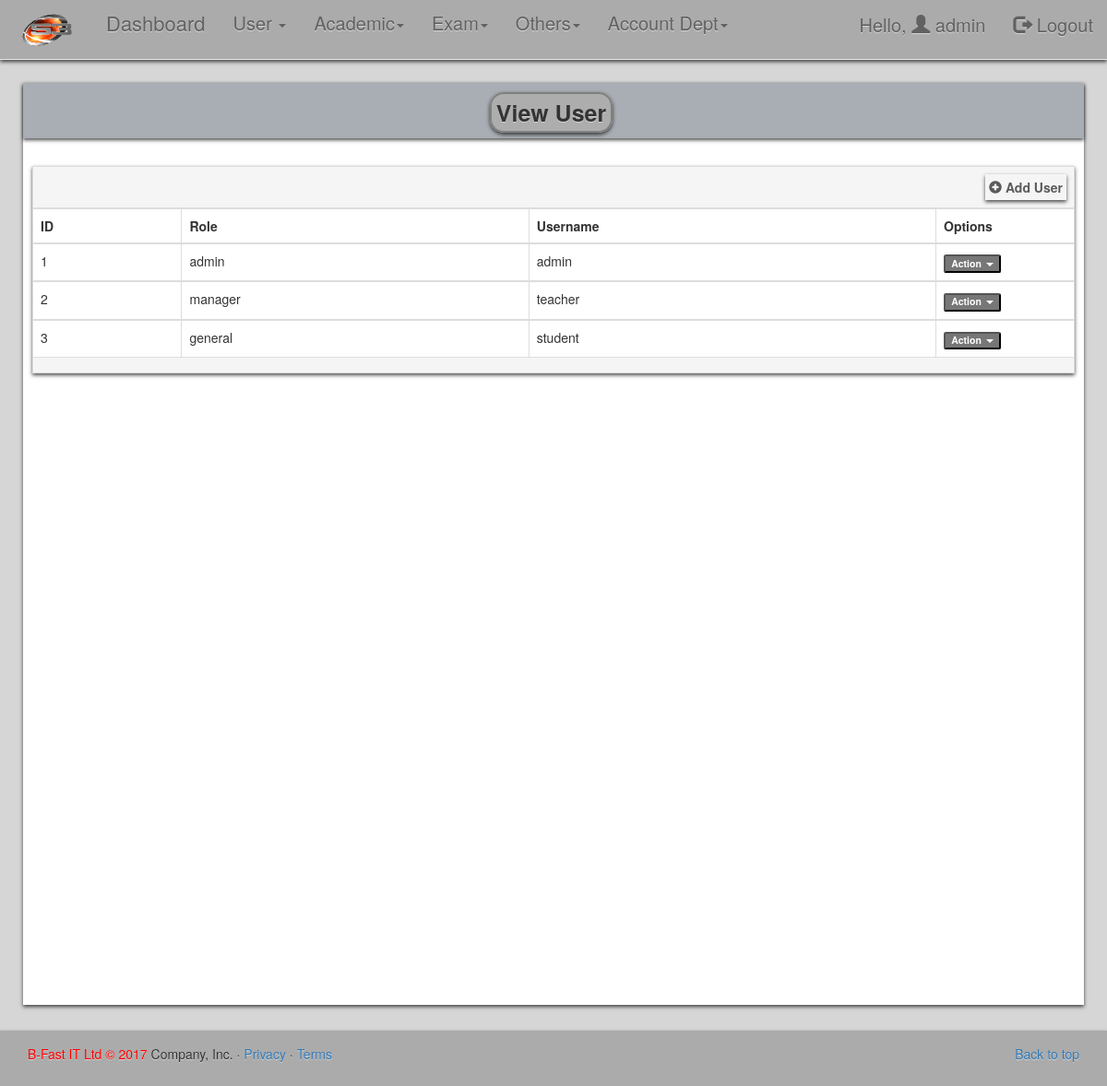
The page /home.php?item=4 (signed in) on the database its author committed.
### tables this page shows
CREATE TABLE `sayuser` (
  `id` int(10) NOT NULL,
  `username` varchar(20) DEFAULT NULL,
  `password` varchar(40) DEFAULT NULL,
  `role_id` int(10) DEFAULT NULL,
  `gender` varchar(40) DEFAULT NULL,
  `email` varchar(45) DEFAULT NULL,
  `address` varchar(257) DEFAULT NULL,
  `mobile` varchar(15) DEFAULT NULL,
  `join_date` date DEFAULT NULL
);

CREATE TABLE `sayrole` (
  `id` int(10) NOT NULL,
  `name` varchar(20) DEFAULT NULL
);

### include/user/view_user.php (the view, shortened to what this page needs)
 <h2 class='styl boxshadow'><span class='style boxshadow'>View User </span></h2>
<?php
  $user_table=$db->query("select u.id,r.name,u.username,u.password from sayuser as u, sayrole as r where r.id=u.role_id");
  echo "<div style='margin:10px' class='boxshadow'><table class='table table-bordered table table-hover'>";
 echo "<thead><tr><td colspan='4' style='background-color:#F5F5F5'>&nbsp;<span class=' boxshadow ' style='float:right; padding:4px'><a href=''  style='font-weight:bold; color:#5A5A5A; text-decoration:none'><i class='glyphicon glyphicon-plus-sign'></i>  Add User</a></span></td></tr>";
  echo "<tr><th >ID</th><th>Role</th><th>Username</th><th  width='150'>Options</th></tr></thead>";
  while(list($id,$role_name,$username)=$user_table->fetch_row()):?>
 <tbody>
	<tr>
	<td ><?php echo $id?></td>
	 <td><?php echo $role_name?></td>
	<td><?php echo $username?></td>
	 <td>
	<div class="btn-group">
       <button type="button" class="label label-default btn-sm dropdown-toggle" data-toggle="dropdown">
        Action <span class="caret"></span></button>
      </div>
	</td>
	 </tr>
 <?php endwhile ?>
 <tr>
 	<td colspan='4'  style='background-color:#F5F5F5'></td>
 </tr>
 </tbody>
 </table>
 </div>

### home.php (shortened to what this page needs)
<!doctype html>
<html>
<head>
<?php
 include("css_lib.php")
?>
</head>
<body>
<div class="col-md-12" style="">
  <div class="row header">
  <?php include("header.php");?>
  </div>
  <div class="row body ">
    <?php
	 if($_SESSION["s_role_id"]=="1"){
	   include("placeholder_admin.php");
	 }else if($_SESSION["s_role_id"]=="2"){
	   include("placeholder_manager.php");
	 }else if($_SESSION["s_role_id"]=="3"){
	   include("placeholder_general.php");
	 }
	?>
  </div>
  <div class="row footer">
    <?php include("footer.php");?>
  </div>
</div>
</body>
</html>

### css_lib.php (shortened to what this page needs)
<link href="css/style.css" rel="stylesheet"/>
<link href="css/class.css" rel="stylesheet"/>
<link href="css/custom.css" rel="stylesheet" type="text/css" />
<link rel="stylesheet" href="https://maxcdn.bootstrapcdn.com/bootstrap/3.3.7/css/bootstrap.min.css" >
  <link rel="stylesheet" href="//cdnjs.cloudflare.com/ajax/libs/bootstrap-select/1.6.3/css/bootstrap-select.min.css" />
<link href="css3/style.css" rel="stylesheet" type="text/css"/>
<link href="http://ajax.googleapis.com/ajax/libs/jqueryui/1.12.1/themes/base/jquery-ui.css" rel="stylesheet" type="text/css"/>
<link href="css/jquery.numpad.css" rel="stylesheet" type="text/css"/>
<link href="css/numpadstyle.css" rel="stylesheet" type="text/css"/>

### header.php
<div class="nav">
     <?php
	   if($_SESSION["s_role_id"]=="1"){
	     include("nav_admin.php");
	   }else if($_SESSION["s_role_id"]=="2"){
		 include("nav_manager.php");
	   }else if($_SESSION["s_role_id"]=="3"){
		 include("nav_general.php");
	   }
	 ?>
</div>

### nav_admin.php (shortened to what this page needs)
<link href="css/style.css" rel="stylesheet"/>
<nav class="navbar navbar-default navbar-fixed-top boxshadow" style="background:#ABABAB; min-height:65px;">
    <div class="container-fluid">
		<div class="navbar-header">
		 <a class="navbar-brand" href="home.php"><img src="images/himg.png" width="70" height='35'/></a>
    </div>
     <div class="collapse navbar-collapse" id="bs-example-navbar-collapse-1" >
        <ul class="nav navbar-nav" >
            <li><a href="home.php" style="color:#616161;font-size:22px; "> Dashboard</a></li>
         <li class="dropdown">
           <a href="#" class="dropdown-toggle" data-toggle="dropdown" role="button" aria-haspopup="true" aria-expanded="false"  style="color:#616161;font-size:20px">User <span class="caret"></span></a>
          </li>
         <li class="dropdown">
            <a href="#" class="dropdown-toggle" data-toggle="dropdown" role="button" aria-haspopup="true" aria-expanded="false" style="color:#616161;font-size:20px">Academic<span class="caret"></span></a>
          </li>
           <li class="dropdown">
            <a href="#" class="dropdown-toggle" data-toggle="dropdown" role="button" aria-haspopup="true" aria-expanded="false" style="color:#616161;font-size:20px">Exam<span class="caret"></span></a>
          </li>
		   <li class="dropdown">
            <a href="#" class="dropdown-toggle " data-toggle="dropdown" role="button" aria-haspopup="true" aria-expanded="false" style="color:#616161;font-size:20px">Others<span class="caret"></span></a>
          </li>
			 <li class="dropdown" >
            <a href="#" class="dropdown-toggle" data-toggle="dropdown" role="button" aria-haspopup="true" aria-expanded="false" style="color:#616161;font-size:20px">Account Dept<span class="caret"></span></a>
          </li>
        </ul>
         <ul class="nav navbar-nav navbar-right">
          <li><a href="#" style="color:#616161;font-size:20px">Hello,   <i class='glyphicon glyphicon-user'></i>  <?php echo $_SESSION["s_username"]?></a></li>
          <li><a href="logout.php" style="color:#616161;font-size:20px">   <i class='glyphicon glyphicon-log-out'></i> Logout</a></li>
        </ul>
      </div>
    </div>
</nav>

### placeholder_admin.php (shortened to what this page needs)
<?php
  if(isset($_GET["item"])){
		 $item=$_GET["item"];
		 if($item==1){
			 include("include/user/add_user.php");
		 }else if($item==2){
			 include("include/user/edit_user.php");
		 }else if($item==3){
			 include("include/user/delete_user.php");
		 }else if($item==4){
			 include("include/user/view_user.php");
		 }else if($item==5){
			 include("include/student/add_student.php");
		 }else if($item==6){
			 include("include/student/edit_student.php");
		 }else if($item==7){
			 include("include/student/delete_student.php");
		 }else if($item==8){
			 include("include/student/view_student.php");
		 }else if($item==9){
			 include("include/teacher/add_teacher.php");
		 }else if($item==10){
			 include("include/teacher/edit_teacher.php");
		 }else if($item==11){
			 include("include/teacher/delete_teacher.php");
		 }else if($item==12){
			 include("include/teacher/view_teacher.php");
		 }else if($item==13){
			 include("include/stfee/add_fee.php");
		 }else if($item==14){
			 include("include/stfee/edit_fee.php");
		 }else if($item==15){
			 include("include/stfee/delete_fee.php");
		 }else if($item==16){
			 include("include/stfee/view_fee.php");
		 }else if($item==17){
			 include("include/student/count_student.php");
		 }else if($item==18){
			 include("include/book/add_book.php");
		 }else if($item==19){
			 include("include/book/edit_book.php");
		 }else if($item==20){
			 include("include/book/delete_book.php");
		 }else if($item==21){
			 include("include/book/view_book.php");
		 }else if($item==22){
			 include("include/dashboard/dashboard.php");
		 }else if($item==23){
			 include("include/student/student_profile.php");
		 }else if($item==24){
			 include("include/user/user_profile.php");
		 }else if($item==25){
			 include("include/data/datatable.php");
		 }else if($item==26){
			 include("include/class/add_class.php");
		 }else if($item==27){
			 include("include/class/view_class.php");
		 }else if($item==28){
			 include("include/class/edit_class.php");
		 }else if($item==29){
			 include("include/section/add_section.php");
		 }else if($item==30){
			 include("include/section/view_section.php");
		 }else if($item==31){
			 include("include/section/edit_section.php");
		 }else if($item==32){
			 include("include/session/add_session.php");
		 }else if($item==33){
			 include("include/session/view_session.php");
		 }else if($item==34){
			 include("include/session/edit_session.php");
		 }else if($item==35){
			 include("include/teacher/teacher_profile.php");
		 }else if($item==36){
			 include("include/parents/add_parents.php");
		 }else if($item==37){
			 include("include/parents/view_parents.php");
		 }else if($item==38){
			 include("include/parents/edit_parents.php");
		 }else if($item==39){
			 include("include/parents/parents_profile.php");
		 }else if($item==40){
			 include("include/source/add_source.php");
		 }else if($item==41){
			 include("include/source/view_source.php");
		 }else if($item==42){
			 include("include/source/edit_source.php");
		 }else if($item==43){
			 include("include/income/view_income.php");
		 }else if($item==44){
			 include("include/income/edit_income.php");
		 }else if($item==45){
			 include("include/income/add_otherincome.php");
		 }else if($item==46){
			 include("include/income/view_allincome.php");
		 }else if($item==47){
			 include("include/exp/add_teachersalary.php");
		 }else if($item==48){
			 include("include/exp/view_teachersalary.php");
		 }else if($item==49){
			 include("include/exp/edit_teachersalary.php");
		 }else if($item==50){
			 include("include/exp/add_otherexp.php");
		 }else if($item==51){
			 include("include/exp/view_otherexp.php");
		 }else if($item==52){
			 include("include/exp/edit_otherexp.php");
		 }else if($item==53){
			 include("include/exp/view_allotherexp.php");
		 }else if($item==54){
			 include("include/balance/view_balancereport.php");
		 }else if($item==55){
			 include("include/subject/add_subject.php");
		 }else if($item==56){
			 include("include/subject/view_subject.php");
		 }else if($item==57){
			 include("include/subject/edit_subject.php");
		 }else if($item==58){
			 include("include/exam/add_exam.php");
		 }else if($item==59){
			 include("include/exam/view_exam.php");
		 }else if($item==60){
			 include("include/exam/edit_exam.php");
		 }else if($item==61){
			 include("include/mark/add_mark.php");
		 }else if($item==62){
			 include("include/mark/view_mark.php");
		 }else if($item==63){
			 include("include/mark/edit_mark.php");
		 }else if($item==64){
			 include("include/grade/add_grade.php");
		 }else if($item==65){
			 include("include/grade/view_grade.php");
		 }else if($item==66){
			 include("include/grade/edit_grade.php");
		 }else if($item==67){
			 include("include/promotion/add_promotion.php");
		 }else if($item==68){
			 include("include/promotion/view_promotion.php");
		 }else if($item==69){
			 include("include/promotion/edit_promotion.php");
		 }else if($item==70){
			 include("include/result/view_result.php");
		 }else if($item==71){
			 include("include/attendence/create_attendance.php");
		 }else if($item==72){
			 include("include/attendence/view_attendance.php");
		 }else if($item==73){
			 include("include/attendence/edit_attendance.php");
		 }else if($item==74){
			 include("include/classschedule/create_classschedule.php");
		 }else if($item==75){
			 include("include/student/view_activestudent.php");
		 }else if($item==76){
			 include("include/member/add_member.php");
		 }else if($item==77){
			 include("include/member/view_member.php");
		 }else if($item==78){
			 include("include/member/edit_member.php");
		 }else if($item==79){
			 include("include/issuebook/add_issuebook.php");
		 }else if($item==80){
			 include("include/issuebook/view_issuebook.php");
		 }else if($item==81){
			 include("include/issuebook/edit_issuebook.php");
		 }else if($item==82){
			 include("include/classschedule/view_classschedule.php");
		 }else if($item==83){
			 include("include/classschedule/mod_classschedule.php");
		 }else if($item==84){
			 include("include/classschedule/edit_classschedule.php");
		 }else if($item==85){
			 include("include/dormitory/add_dormitory.php");
		 }else if($item==86){
			 include("include/dormitory/view_dormitory.php");
		 }else if($item==87){
			 include("include/dormitory/edit_dormitory.php");
		 }else if($item==88){
			 include("include/driver/add_driver.php");
		 }else if($item==89){
			 include("include/driver/view_driver.php");
		 }else if($item==90){
			 include("include/driver/edit_driver.php");
		 }else if($item==91){
			 include("include/transport/add_transport.php");
		 }else if($item==92){
			 include("include/transport/view_transport.php");
		 }else if($item==93){
			 include("include/transport/edit_transport.php");
		 }else if($item==94){
			 include("include/notice/add_notice.php");
		 }else if($item==95){
			 include("include/notice/view_notice.php");
		 }else if($item==96){
			 include("include/notice/edit_notice.php");
		 }
 }?>

### footer.php
<link href="css/style.css" rel="stylesheet"/>
<footer class='boxshadow' style="background-color:#ababab; min-height:50px; min-width:800px
	">
		<div style="margin-left:15px; margin-right:15px; margin-top:8px">
		<div style='padding:15px'>
            <p class="pull-right"><a href="#">Back to top</a></p>
            <p><a style='color:red; text-decoration:none' href='http://www.bfastit.com/' target='_blank'>B-Fast IT Ltd</a> <span style="color: red">&copy; <?php echo Date("Y")?></span> Company, Inc. &middot; <a href="#">Privacy</a> &middot; <a href="#">Terms</a></p>
        </div>
		</div>
</footer>

### css/style.css (style rules this page uses)
.style { background-color: #adadad; border: 2px solid gray; border-radius: 15px; box-shadow: 0 0 1px 2px lightgray; font-size: 25px; font-weight: bold; min-height: 15px; min-line-height: 25px; margin-right: 5px; padding: 2px 5px; text-align: center; width: 15px; }
.styl { text-align:center; background-color:#A9AEB4; margin-top:0px; padding:13px; min-height:15px; margin-bottom: 30px; }
.boxshadow { -webkit-box-shadow: 1px 1px 4px 0px rgba(0,0,0,0.71); -moz-box-shadow: 1px 1px 4px 0px rgba(0,0,0,0.71); box-shadow: 0px 2px 4px 0px rgba(0,0,0,0.71); -moz-linear-gradient(center bottom , #a3a8af, #cfd2d7) repeat scroll 0 0;text-shadow: 0 1px 0 rgba(255, 255, 255, 0.5); }
.body { min-height:1000px; min-width:750px; margin:10px; margin-bottom:20px; background-color:#FFFFFF;-webkit-box-shadow: 1px 1px 4px 0px rgba(0,0,0,0.71); -moz-box-shadow: 1px 1px 4px 0px rgba(0,0,0,0.71); box-shadow: 0px 2px 4px 0px rgba(0,0,0,0.71); }
body { background-color:#D6D6D6; -moz-linear-gradient(center bottom , #a3a8af, #cfd2d7) repeat scroll 0 0; text-shadow: 0 1px 0 rgba(255, 255, 255, 0.5); margin-top:80px }

### css/custom.css (style rules this page uses)
body { padding-bottom: 40px; color: #5a5a5a; }

### rows shown on the page
sayuser: id "1", sayrole.name "admin", username "admin"
sayuser: id "2", sayrole.name "manager", username "teacher"
sayuser: id "3", sayrole.name "general", username "student"

### other values the page prints
$_SESSION["s_username"] "admin"
Date("Y") "2017"
